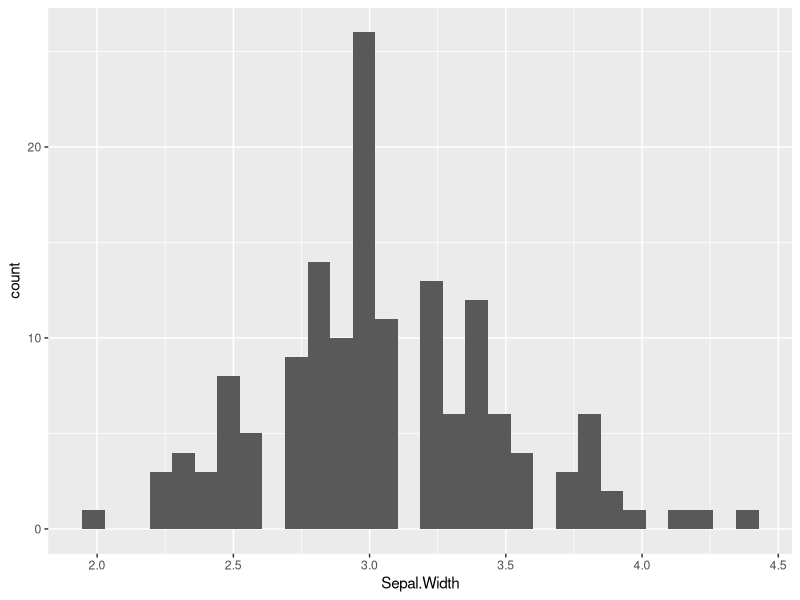
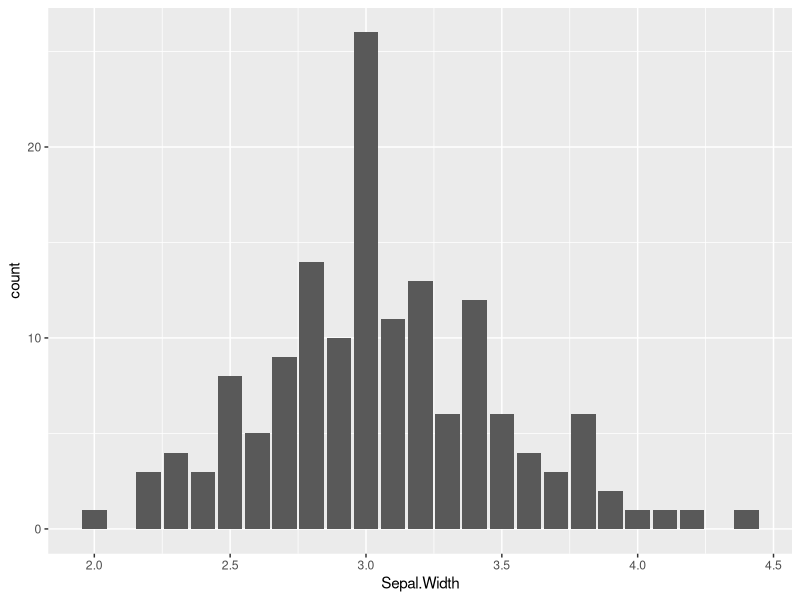
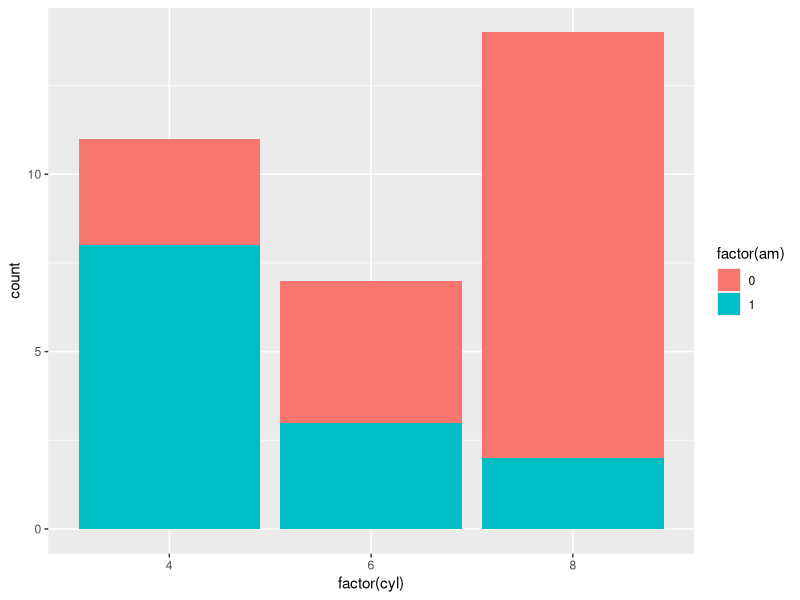
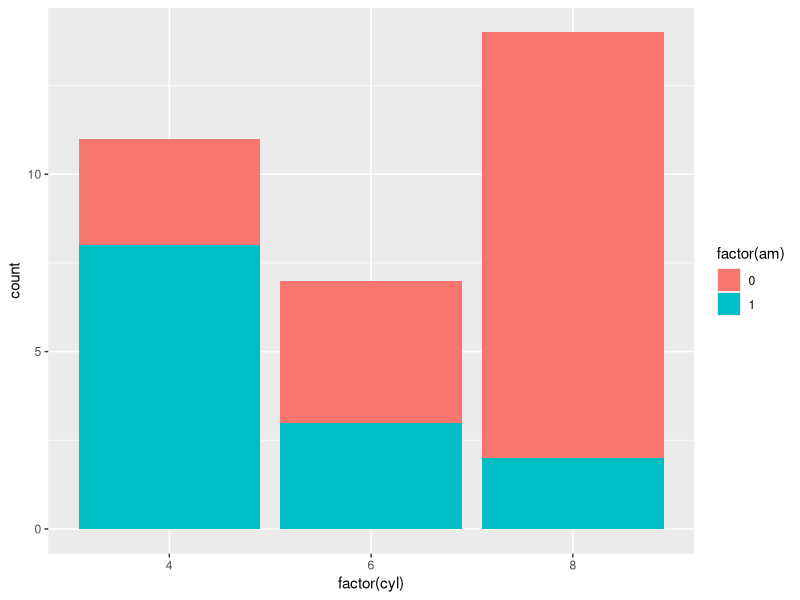
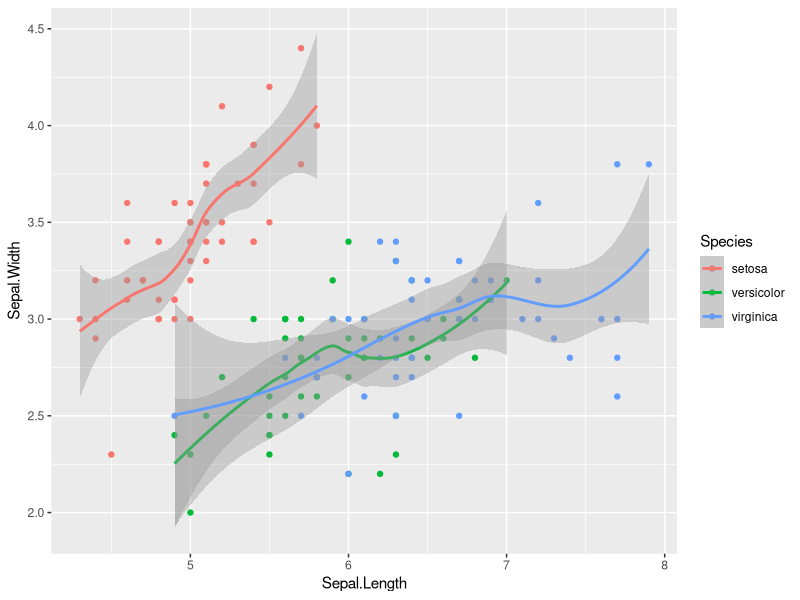
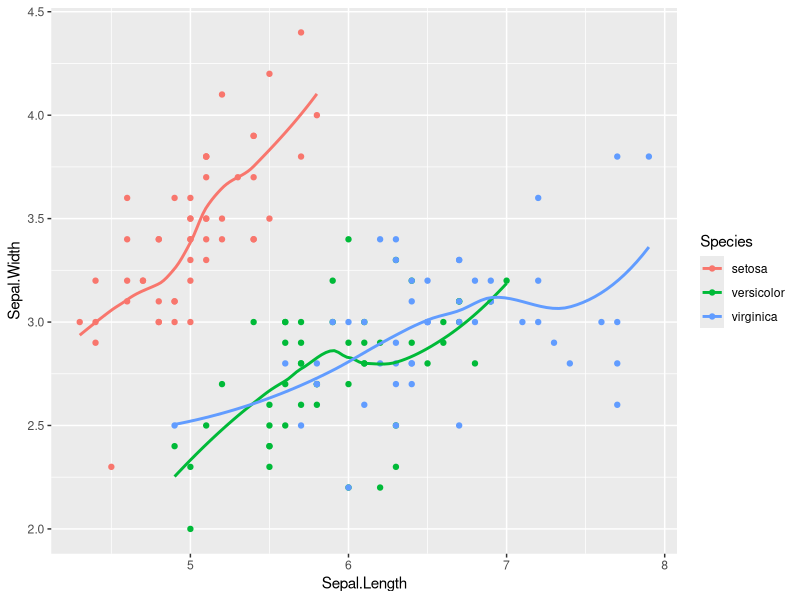
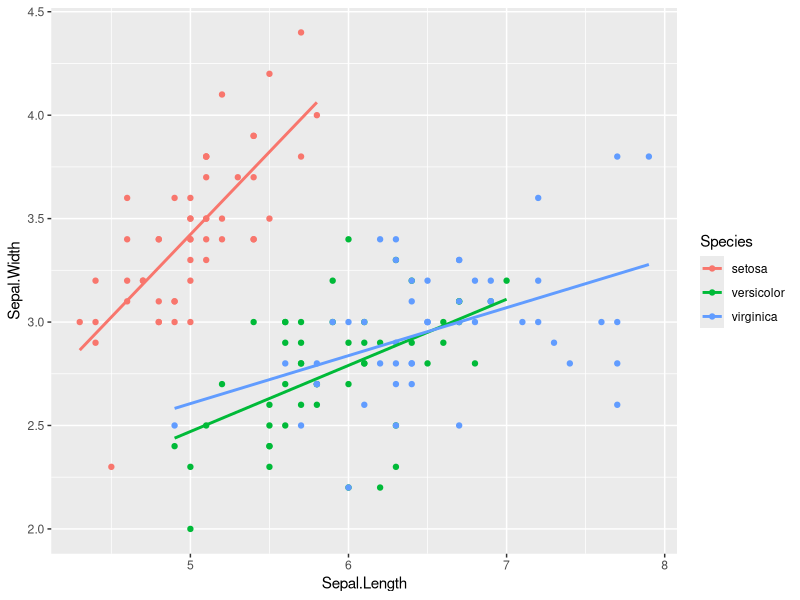
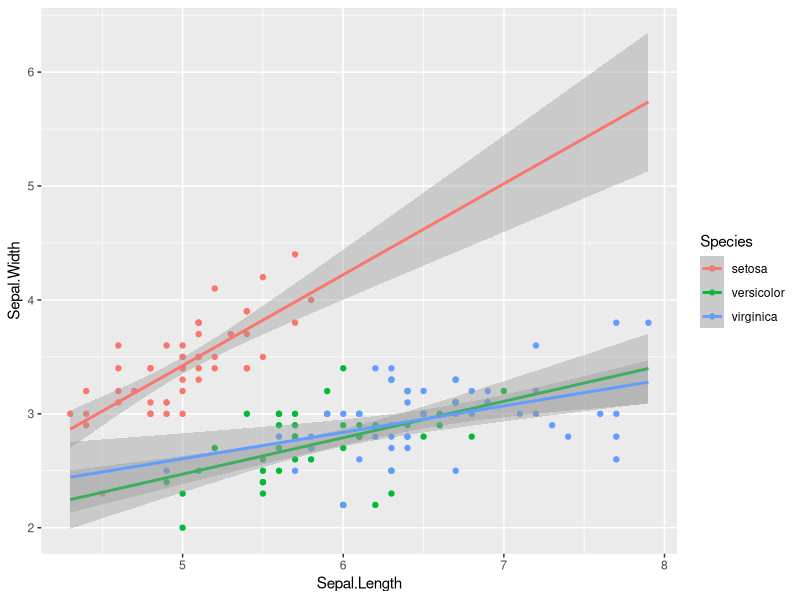

Here is the R script that generated these plots, in order:
# 5. STATISTICS

# There are 2 broad categories of functions in the statistic layer:  within a geom and independent. 

# 5.1 Stats with geoms ####
# All the statistical functions begin with "stat_".  
# Load the tidyverse including gpplot2 package:
library(tidyverse)
# Load and make at starting plot of the built-in "iris" dataset:
data("iris")
p <- ggplot(iris, aes(Sepal.Width))
p + geom_histogram()
# Under the hood of geom_histogram(), stat_bin summarizes the total count in each group. In geom_bar(), default stat is set to "bin". So the same plot can be produced with geom_bar().
p + geom_bar()

# Load and plot a starting plot of the mtcars dataset:
data("mtcars")
p <- ggplot(mtcars, aes(x = factor(cyl), fill = factor(am)))
p + geom_bar()
# The same thing happens with geom_bar(), which just calls stat_count under the hood. stat_count() produces the same plot.
p + stat_count()
# Specific geoms and stat functions are related. E.g, stat_smooth can be accessed with geom_smooth(). 
ggplot(iris, aes(Sepal.Length, Sepal.Width, 
                 color = Species)) + 
  geom_point() +
  geom_smooth()
# The standard error, which is shown as a gray ribbon, is by default, a 95% confidence interval. This can be removed by setting the se argument to FALSE.
ggplot(iris, aes(Sepal.Length, Sepal.Width, 
                 color = Species)) + 
  geom_point() +
  geom_smooth(se = FALSE)
# loess: non-prametric smoothing algorithm that is used when we have less than 1000 observations. It works by calculating a weighted mean by passing a sliding window along the x-axis and is a valuable tool in exploratory data analysis. 
# The method argument can also define parametric models. For groups larger than 1000, the method default to "gam". Apply a linear model by setting method to "lm": 
ggplot(iris, aes(Sepal.Length, Sepal.Width, 
                 color = Species)) + 
  geom_point() +
  geom_smooth(method = "lm", 
              se = FALSE)
# In both methods "loess" and "lm", the model is calculated on groups defined by color. By default, each model is bound to the limits of its own group. But for parametric methods, we can make the fullrange argument to make predictions over the entire range.
ggplot(iris, aes(Sepal.Length, Sepal.Width, 
                 color = Species)) + 
  geom_point() +
  geom_smooth(method = "lm", 
              fullrange = TRUE) # the error increases the further away from the dataset.
# Access smoothing using stat_smooth():
ggplot(iris, aes(Sepal.Length, Sepal.Width, 
                 color = Species)) + 
  geom_point() +
  stat_smooth(method = "lm",
              se = FALSE)
#  The color aesthetic defines an invisible group aesthetic. Defining the group aesthetic for a specific geom means we can overwrite that. Use a dummy variable to calculate the smoothing model for all values.
ggplot(iris, aes(Sepal.Length, Sepal.Width, 
                 color = Species)) + 
  geom_point() +
  stat_smooth(group = 1, 
              method = "lm",
              se = FALSE) 
# The span argument in "loess" method controls the degree of smoothing, which is the size of the sliding window. Smaller spans are more noisy. Explore the effect of span argument of LOESS curves:
ggplot(iris, aes(Sepal.Length, Sepal.Width, 
                 color = Species)) + 
  geom_point() +
  stat_smooth(method = "loess", color = "red", span = 0.9,
              se = FALSE) +
  stat_smooth(method = "loess", color = "green", span = 0.6,
              se = FALSE) +
  stat_smooth(method = "loess", color = "blue", span = 0.3,
              se = FALSE)
# Compare LOESS and linear regression smoothing on small regions of data:
ggplot(iris, aes(Sepal.Length, Sepal.Width, 
                 color = Species)) + 
  geom_point() +
  stat_smooth(method = "loess", 
              se = FALSE) +
  stat_smooth(method = "lm", 
              se = FALSE)
# LOESS isn't great on very short sections of data. Compare the pieces of linear regression to LOESS over the whole thing:
ggplot(iris, aes(Sepal.Length, Sepal.Width, 
                 color = Species)) + 
  geom_point() +
  stat_smooth(aes(color = "All"), se = FALSE) +
  stat_smooth(method = "lm", 
              se = FALSE)
# The default span for LOESS is 0.9. A lower span will result in a better fit with more detail; but don't overdo it or you'll end up over-fitting!

# Over-fitting is always a concern for geom_point(). Every data point must be visible. A solution for low precision and integer data is geom_count().
p <- ggplot(iris, aes(Sepal.Length, Sepal.Width))
p + geom_point()
# In the iris dataset, where we have low-precision data, jittering gives the impression that we have more precision.
p + geom_jitter(alpha = 0.5,
                width = 0.1,
                height = 0.1)
# geom_count is another variant of geom_point, that counts the number of observations at each location and then maps  the count onto size as the point area.
p + geom_count() # The data is mapped onto the area of the circle, as opposed to its radius, since we more intuitively perceive area than radius. 
# Geom_count() is associated with the stat_sum() that can be called directly here.
p + stat_sum() # exactly the same plot.
# You'll still encounter over-plotting if the points are colored according to another varible.
ggplot(iris, aes(Sepal.Length, Sepal.Width,
                 color = Species)) +
  geom_count(alpha = 0.4) # makes difficult to read the plot.

# The Vocab dataset has been given an extra column, year_group, splitting the dates into before and after 1995.
Vocab <- read.csv("Vocab.csv")
p <- ggplot(Vocab, aes(education, vocabulary,
                       color = year_group)) +
  geom_jitter(alpha = 0.25)
p
# Add a smooth linear regression stat with the standard error ribbon
p + stat_smooth(method = "lm")
# It's easier to read the plot if the standard error ribbons match the lines, and the lines have more emphasis.
p + stat_smooth(method = "lm", aes(fill = year_group),
                size = 2)
# geom_quantile() is another tool for describing data. Linear regression predicts the mean response from the explanatory variables, quantile regression predicts a quantile response (e.g. the median). Specific quantiles can be specified with the quantiles argument.
p + stat_quantile(quantiles = c(0.05, 0.5, 0.95))
# education and vocabulary are integer variables, which are the cause for overplotting. You'd get a single point at each intersection between the two variables. Instead of geom_jitter(), stat_sum() calculates the total number of overlapping observations and maps that onto the size aesthetic.
ggplot(Vocab, aes(education, vocabulary)) +
  stat_sum(alpha = 0.25)
# Modify the size aesthetic with the appropriate scale function:
ggplot(Vocab, aes(education, vocabulary)) +
  stat_sum(alpha = 0.25) +
  scale_size(range = c(1,10))
# stat_sum() allows a special variable, ..prop.., to show the proportion of values within the dataset.
ggplot(Vocab, aes(education, vocabulary)) +
  stat_sum(aes(size = ..prop..)) # circle size represents the proportion of the whole dataset.
# Update the plot to group by education, so that circle size represents the proportion of the group:
ggplot(Vocab, aes(education, vocabulary,
                  group = education)) +
  stat_sum(aes(size = ..prop..))
